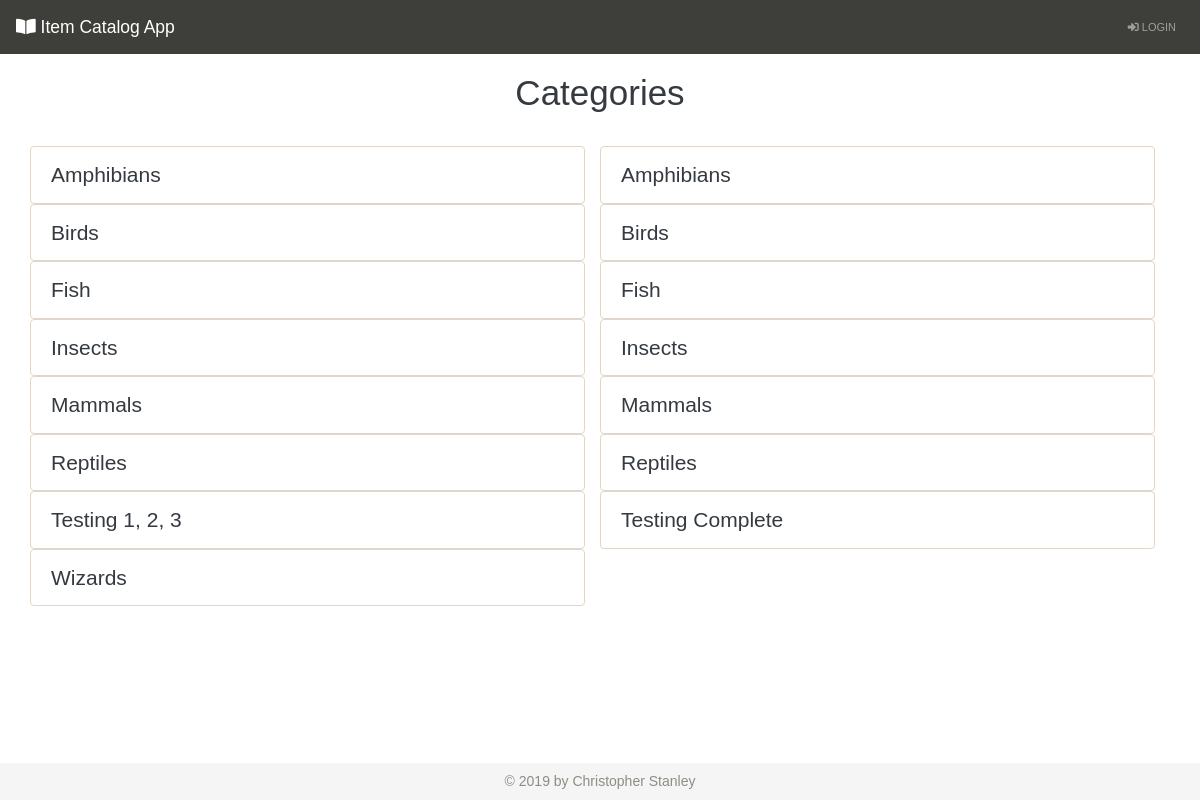
The page /categories/ on the database as committed earlier.
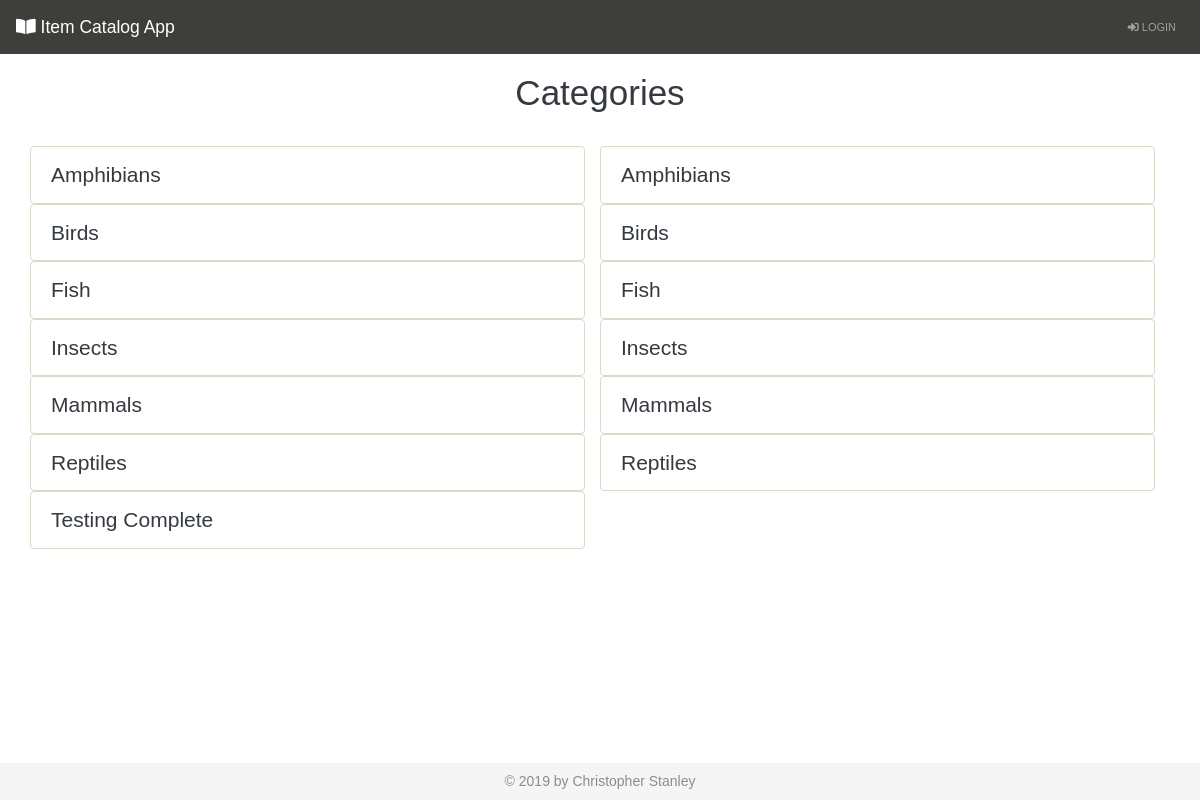
The same page on the database as committed later.
### database_setup.py (models this page shows, shortened)
class Category(Base):
    __tablename__ = 'category'
    name = Column(String(80), nullable = False)
    id = Column(Integer, primary_key = True)
    user_id = Column(Integer, ForeignKey('user.id'))
    user = relationship(User)

### project.py (the view)
@app.route('/')
@app.route('/categories/')
def showCategories():
    categories = session.query(Category).order_by(Category.name)
    if 'username' not in login_session:
        return render_template('publiccategories.html', categories = categories)
    else:
        user = getUserInfo(login_session['user_id'])
        return render_template('categories.html', categories = categories, user = user)

### templates/publiccategories.html (shortened to what this page needs)
{% extends "base.html" %}
{% block content %}
<div class="row">
    <div class="col-12">
        <h1 class="text-center">Categories</h1>
    </div>
</div>
<div class="row mt-4">
    {% for i in categories %}
    <div class="col-md-6 col-12 list-group">
        <a class="list-group-item list-group-item-action" id="list-{{i.name}}-list" href={{ url_for('showItems', category_id = i.id) }}>{{i.name}}</a>
    </div>
    {% endfor %}
</div>
{% endblock %}

### templates/base.html (shortened to what this page needs)
<!DOCTYPE html>
<html lang="en">
<head>
    <link rel="stylesheet" href="https://bootswatch.com/4/sandstone/bootstrap.min.css">
    <link rel="stylesheet" type="text/css" href="{{ url_for('static', filename='styles.css') }}">
    <link rel="stylesheet" href="https://use.fontawesome.com/releases/v5.8.1/css/all.css">
</head>
<body id="body">
    <div class="d-flex flex-column h-100">
        <header>
            <nav class="navbar navbar-expand-lg navbar-dark bg-primary">
                <a class="navbar-brand" href="{{ url_for('showCategories')}}"><i class="fas fa-book-open"></i> Item Catalog App</a>
                <div class="collapse navbar-collapse justify-content-end" id="collapsibleNavbar">
                    <ul class="navbar-nav d-flex align-items-center">
                        {% if 'username' not in session %}
                        <li class="nav-item">
                            <a class="nav-link" href="{{ url_for('showLogin') }}"><i class="fas fa-sign-in-alt"></i> Login</a>
                        </li>
                        {% else %}
                        {% block nav %}{% endblock %}
                        <li class="nav-item">
                            <a class="nav-link" href="{{ url_for('disconnect') }}"><i class="fas fa-sign-out-alt"></i> Logout</a>
                        </li>
                        {% endif %}
                    </ul>
                </div>
            </nav>
        </header>
        <main>
            <div id="content" class="container mt-2">{% block content %}{% endblock %}</div>
        </main>
        <footer id="footer" class="footer mt-auto py-2">
            <div class="container text-center">
                <span class="text-muted">&copy; 2019 by Christopher Stanley</span>
            </div>
        </footer>
    </div>
</body>
</html>

### static/styles.css (style rules this page uses)
html #body { font-family: 'Concert One', sans-serif; color: #343a40; height: 100vh; }
nav { margin-bottom: 10px; }
.footer { background-color: #f5f5f5; }
.list-group a { text-decoration: none; color: #343a40; font-size: 1.5em; }

Rows that differ between the two databases and show on the page:
removed Category: name "Testing 1, 2, 3"
removed Category: name "Wizards"
